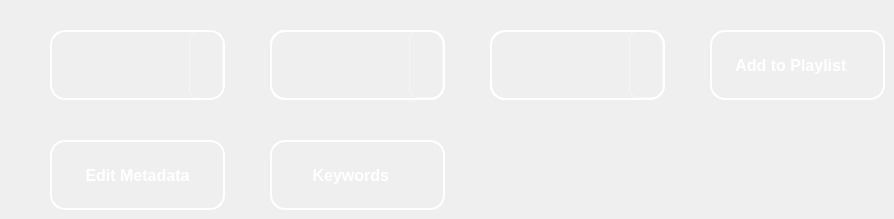
                  <widget class="QWidget" name="page_home">
                   <widget class="QPushButton" name="clip_addtoplaylist">
                    <property name="geometry">
                     <rect>
                      <x>710</x>
                      <y>30</y>
                      <width>175</width>
                      <height>70</height>
                     </rect>
                    </property>
                    <property name="layoutDirection">
                     <enum>Qt::RightToLeft</enum>
                    </property>
                    <property name="autoFillBackground">
                     <bool>false</bool>
                    </property>
                    <property name="styleSheet">
                     <string notr="true">QPushButton {
    font-family: &quot;Arial&quot;;    /* Cambia la fuente */
    font-size: 16px;         /* Tamaño del texto */
    font-weight: bold;       /* Negrita */    
    color: white;				 /* Color del texto */
	padding: 10px;           
    border-radius: 15px;
	border: 2px solid rgba(255,255,255,255);  /* Borde blanco con transparencia */
    qproperty-iconAlignment: right;


}

QPushButton:hover {
	background-color: rgba(0,150,250,50);
}

QPushButton:pressed {
    background-color: rgba(0,150,250,50);
}



</string>
                    </property>
                    <property name="text">
                     <string>Add to Playlist   </string>
                    </property>
                    <property name="icon">
                     <iconset resource="files.qrc">
                      <normaloff>:/16x16/icons/16x16/cil-chevron-right.png</normaloff>:/16x16/icons/16x16/cil-chevron-right.png</iconset>
                    </property>
                   </widget>
                   <widget class="QPushButton" name="clip_keywords">
                    <property name="geometry">
                     <rect>
                      <x>270</x>
                      <y>140</y>
                      <width>175</width>
                      <height>70</height>
                     </rect>
                    </property>
                    <property name="layoutDirection">
                     <enum>Qt::RightToLeft</enum>
                    </property>
                    <property name="styleSheet">
                     <string notr="true">QPushButton {
    font-family: &quot;Arial&quot;;    /* Cambia la fuente */
    font-size: 16px;         /* Tamaño del texto */
    font-weight: bold;       /* Negrita */    
    color: white;				 /* Color del texto */
	padding: 10px;           
    border-radius: 15px;
	border: 2px solid rgba(255,255,255,255);  /* Borde blanco con transparencia */
}

QPushButton:hover {
	background-color: rgba(0,150,250,50);
}

QPushButton:pressed {
    background-color: rgba(0,150,250,50);
}



</string>
                    </property>
                    <property name="text">
                     <string>Keywords   </string>
                    </property>
                    <property name="icon">
                     <iconset resource="files.qrc">
                      <normaloff>:/16x16/icons/16x16/cil-chevron-right.png</normaloff>:/16x16/icons/16x16/cil-chevron-right.png</iconset>
                    </property>
                   </widget>
                   <widget class="QWidget" name="clip_widget_estrelles3" native="true">
                    <property name="geometry">
                     <rect>
                      <x>490</x>
                      <y>30</y>
                      <width>175</width>
                      <height>70</height>
                     </rect>
                    </property>
                    <property name="styleSheet">
                     <string notr="true">background-color: rgba(255,255,255,0);
border-radius: 15px;
border: 2px solid rgba(255,255,255,255);  /* Borde blanco con transparencia */

</string>
                    </property>
                    <widget class="QLabel" name="clip_star_widget_estrelles3_1">
                     <property name="geometry">
                      <rect>
                       <x>45</x>
                       <y>10</y>
                       <width>21</width>
                       <height>51</height>
                      </rect>
                     </property>
                     <property name="styleSheet">
                      <string notr="true">background-color: rgba(255,255,255,0);
border: rgba(255,255,255,0);</string>
                     </property>
                     <property name="text">
                      <string/>
                     </property>
                     <property name="pixmap">
                      <pixmap resource="files.qrc">:/20x20/icons/20x20/cil-star.png</pixmap>
                     </property>
                    </widget>
                    <widget class="QLabel" name="clip_star_widget_estrelles3_2">
                     <property name="geometry">
                      <rect>
                       <x>72</x>
                       <y>10</y>
                       <width>21</width>
                       <height>51</height>
                      </rect>
                     </property>
                     <property name="styleSheet">
                      <string notr="true">background-color: rgba(255,255,255,0);
border: rgba(255,255,255,0);</string>
                     </property>
                     <property name="text">
                      <string/>
                     </property>
                     <property name="pixmap">
                      <pixmap resource="files.qrc">:/20x20/icons/20x20/cil-star.png</pixmap>
                     </property>
                    </widget>
                    <widget class="QLabel" name="clip_star_widget_estrelles3_3">
                     <property name="geometry">
                      <rect>
                       <x>99</x>
                       <y>10</y>
                       <width>21</width>
                       <height>51</height>
                      </rect>
                     </property>
                     <property name="styleSheet">
                      <string notr="true">background-color: rgba(255,255,255,0);
border: rgba(255,255,255,0);</string>
                     </property>
                     <property name="text">
                      <string/>
                     </property>
                     <property name="pixmap">
                      <pixmap resource="files.qrc">:/20x20/icons/20x20/cil-star.png</pixmap>
                     </property>
                    </widget>
                    <widget class="QPushButton" name="clip_button_onwidget_estrelles3">
                     <property name="geometry">
                      <rect>
                       <x>0</x>
                       <y>0</y>
                       <width>175</width>
                       <height>70</height>
                      </rect>
                     </property>
                     <property name="font">
                      <font>
                       <family>Arial</family>
                       <weight>75</weight>
                       <bold>true</bold>
                      </font>
                     </property>
                     <property name="styleSheet">
                      <string notr="true">QPushButton:hover {
	background-color: rgba(0,150,250,50);
	
}

QPushButton:pressed {
    background-color: rgba(0,150,250,50);
}
</string>
                     </property>
                     <property name="text">
                      <string/>
                     </property>
                     <property name="iconSize">
                      <size>
                       <width>20</width>
                       <height>20</height>
                      </size>
                     </property>
                    </widget>
                    <widget class="QPushButton" name="clip_gotoestrella3">
                     <property name="geometry">
                      <rect>
                       <x>139</x>
                       <y>0</y>
                       <width>34</width>
                       <height>68</height>
                      </rect>
                     </property>
                     <property name="styleSheet">
                      <string notr="true">QPushButton {
    font-family: &quot;Arial&quot;;    /* Cambia la fuente */
    font-size: 16px;         /* Tamaño del texto */
    font-weight: bold;       /* Negrita */    
    color: white;				 /* Color del texto */
	padding: 10px;           
    border-radius: 9px;
	border: 1px solid rgba(255,255,255,100);  /* Borde blanco con transparencia */
}

QPushButton:hover {
	background-color: rgba(0,150,250,50);
	
}

QPushButton:pressed {
    background-color: rgba(0,150,250,50);
}
</string>
                     </property>
                     <property name="text">
                      <string/>
                     </property>
                     <property name="icon">
                      <iconset resource="files.qrc">
                       <normaloff>:/16x16/icons/16x16/cil-chevron-right.png</normaloff>:/16x16/icons/16x16/cil-chevron-right.png</iconset>
                     </property>
                    </widget>
                   </widget>
                   <widget class="QPushButton" name="clip_editmetadata">
                    <property name="geometry">
                     <rect>
                      <x>50</x>
                      <y>140</y>
                      <width>175</width>
                      <height>70</height>
                     </rect>
                    </property>
                    <property name="styleSheet">
                     <string notr="true">QPushButton {
    font-family: &quot;Arial&quot;;    /* Cambia la fuente */
    font-size: 16px;         /* Tamaño del texto */
    font-weight: bold;       /* Negrita */    
    color: white;				 /* Color del texto */
	padding: 10px;           
    border-radius: 15px;
	border: 2px solid rgba(255,255,255,255);  /* Borde blanco con transparencia */
}

QPushButton:hover {
	background-color: rgba(0,150,250,50);
}

QPushButton:pressed {
    background-color: rgba(0,150,250,50);
}



</string>
                    </property>
                    <property name="text">
                     <string>Edit Metadata</string>
                    </property>
                   </widget>
                   <widget class="QPushButton" name="clip_estrella1">
                    <property name="geometry">
                     <rect>
                      <x>50</x>
                      <y>30</y>
                      <width>175</width>
                      <height>70</height>
                     </rect>
                    </property>
                    <property name="font">
                     <font>
                      <family>Arial</family>
                      <pointsize>-1</pointsize>
                      <weight>75</weight>
                      <bold>true</bold>
                     </font>
                    </property>
                    <property name="styleSheet">
                     <string notr="true">QPushButton {
    font-family: &quot;Arial&quot;;    /* Cambia la fuente */
    font-size: 16px;         /* Tamaño del texto */
    font-weight: bold;       /* Negrita */    
    color: white;				 /* Color del texto */
	padding: 10px;           
    border-radius: 15px;
	border: 2px solid rgba(255,255,255,255);  /* Borde blanco con transparencia */
}

QPushButton:hover {
	background-color: rgba(0,150,250,50);
	
}

QPushButton:pressed {
    background-color: rgba(0,150,250,50);
}



</string>
                    </property>
                    <property name="text">
                     <string/>
                    </property>
                    <property name="icon">
                     <iconset resource="files.qrc">
                      <normaloff>:/20x20/icons/20x20/cil-star.png</normaloff>:/20x20/icons/20x20/cil-star.png</iconset>
                    </property>
                    <property name="iconSize">
                     <size>
                      <width>20</width>
                      <height>20</height>
                     </size>
                    </property>
                   </widget>
                   <widget class="QWidget" name="clip_widget_estrelles2" native="true">
                    <property name="geometry">
                     <rect>
                      <x>270</x>
                      <y>30</y>
                      <width>175</width>
                      <height>70</height>
                     </rect>
                    </property>
                    <property name="styleSheet">
                     <string notr="true">background-color: rgba(255,255,255,0);
border-radius: 15px;
border: 2px solid rgba(255,255,255,255);  /* Borde blanco con transparencia */

</string>
                    </property>
                    <widget class="QLabel" name="clip_star_widget_estrelles2_1">
                     <property name="geometry">
                      <rect>
                       <x>55</x>
                       <y>10</y>
                       <width>21</width>
                       <height>51</height>
                      </rect>
                     </property>
                     <property name="styleSheet">
                      <string notr="true">background-color: rgba(255,255,255,0);
border: rgba(255,255,255,0);</string>
                     </property>
                     <property name="text">
                      <string/>
                     </property>
                     <property name="pixmap">
                      <pixmap resource="files.qrc">:/20x20/icons/20x20/cil-star.png</pixmap>
                     </property>
                    </widget>
                    <widget class="QLabel" name="clip_star_widget_estrelles2_2">
                     <property name="geometry">
                      <rect>
                       <x>85</x>
                       <y>10</y>
                       <width>21</width>
                       <height>51</height>
                      </rect>
                     </property>
                     <property name="styleSheet">
                      <string notr="true">background-color: rgba(255,255,255,0);
border: rgba(255,255,255,0);
border</string>
                     </property>
                     <property name="text">
                      <string/>
                     </property>
                     <property name="pixmap">
                      <pixmap resource="files.qrc">:/20x20/icons/20x20/cil-star.png</pixmap>
                     </property>
                    </widget>
                    <widget class="QPushButton" name="clip_button_onwidget_estrelles2">
                     <property name="geometry">
                      <rect>
                       <x>0</x>
                       <y>0</y>
                       <width>175</width>
                       <height>70</height>
                      </rect>
                     </property>
                     <property name="font">
                      <font>
                       <family>Arial</family>
                       <weight>75</weight>
                       <bold>true</bold>
                      </font>
                     </property>
                     <property name="styleSheet">
                      <string notr="true">QPushButton:hover {
	background-color: rgba(0,150,250,50);
	
}

QPushButton:pressed {
    background-color: rgba(0,150,250,50);
}




</string>
                     </property>
                     <property name="text">
                      <string/>
                     </property>
                     <property name="iconSize">
                      <size>
                       <width>20</width>
                       <height>20</height>
                      </size>
                     </property>
                    </widget>
                    <widget class="QPushButton" name="clip_gotoestrella2">
                     <property name="geometry">
                      <rect>
                       <x>139</x>
                       <y>0</y>
                       <width>34</width>
                       <height>68</height>
                      </rect>
                     </property>
                     <property name="styleSheet">
                      <string notr="true">QPushButton {
    font-family: &quot;Arial&quot;;    /* Cambia la fuente */
    font-size: 16px;         /* Tamaño del texto */
    font-weight: bold;       /* Negrita */    
    color: white;				 /* Color del texto */
	padding: 10px;           
    border-radius: 9px;
	border: 1px solid rgba(255,255,255,100);  /* Borde blanco con transparencia */
}

QPushButton:hover {
	background-color: rgba(0,150,250,50);
	
}

QPushButton:pressed {
    background-color: rgba(0,150,250,50);
}
</string>
                     </property>
                     <property name="text">
                      <string/>
                     </property>
                     <property name="icon">
                      <iconset resource="files.qrc">
                       <normaloff>:/16x16/icons/16x16/cil-chevron-right.png</normaloff>:/16x16/icons/16x16/cil-chevron-right.png</iconset>
                     </property>
                    </widget>
                   </widget>
                   <widget class="QPushButton" name="clip_gotoestrella1">
                    <property name="geometry">
                     <rect>
                      <x>189</x>
                      <y>31</y>
                      <width>34</width>
                      <height>68</height>
                     </rect>
                    </property>
                    <property name="styleSheet">
                     <string notr="true">QPushButton {
    font-family: &quot;Arial&quot;;    /* Cambia la fuente */
    font-size: 16px;         /* Tamaño del texto */
    font-weight: bold;       /* Negrita */    
    color: white;				 /* Color del texto */
	padding: 10px;           
    border-radius: 9px;
	border: 1px solid rgba(255,255,255,100);  /* Borde blanco con transparencia */
}

QPushButton:hover {
	background-color: rgba(0,150,250,50);
	
}

QPushButton:pressed {
    background-color: rgba(0,150,250,50);
}
</string>
                    </property>
                    <property name="text">
                     <string/>
                    </property>
                    <property name="icon">
                     <iconset resource="files.qrc">
                      <normaloff>:/16x16/icons/16x16/cil-chevron-right.png</normaloff>:/16x16/icons/16x16/cil-chevron-right.png</iconset>
                    </property>
                   </widget>
                  </widget>
